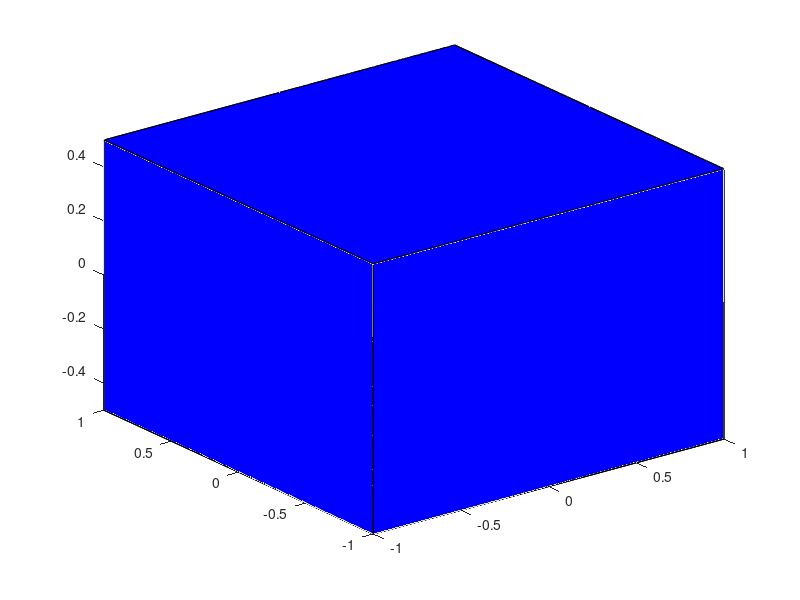

Recreate this plot in MATLAB. (Note: this script raises an error after producing the figure.)
%==========================================================================
% Tutorial Visualization
% Topic#2: Vehicle configuration in rectangle form
% Authors: M.Trifonov 
% Email: trifonov.m@yahoo.com
% Date(dd-mm-yyyy): 14-05-2022
%==========================================================================
clc; clear all; close all

% input data for the BIG rectlangle
ax1 = [-1 1];     % [x_min x_max] 
ay1 = [-1 1];     % [y_min y_max]
az1 = [-0.5 0.5]; % [z_min z_max]

% input data for the SMALL rectlangle
ax2 = [-0.5 0.5]; % [x_min x_max]
ay2 = [-1 1];     % [y_min y_max]
az2 = [-0.5 0.5]; % [z_min z_max]

% input data for the TRIANGLE
ax3 = [-0.5 0.5 0]; %[x_vert1 x_vert2 x_vert3]
ay3 = [-1 1 0];     %[y_vert1 y_vert2 y_vert3]
az3 = [-0.5 0 0];   %[z_vert1 z_vert2 z_vert3]

COG = [0 0 0]; % center of gravity of the vehicle %[COG_x COG_y COG_z]
thr  = [...
        [0.5 1 0.5]'...     %[m] %point#1
        [0.5 -1 0.5]'...    %[m] %point#2
        [-0.5 1 0]'...      %[m] %point#3
        [-0.5 -1 0]'...     %[m] %point#4
        [-0.5 1 -0.5]'...   %[m] %point#5
        [-0.5 -1 -0.5]'...  %[m] %point#6
        [0.5 0 -0.5]'...    %[m] %point#7
];
thr(1,:)=thr(1,:)+COG(1);thr(2,:)=thr(2,:)+COG(2);thr(3,:)=thr(3,:)+COG(3);

% vertices of the big rectlangle
p1=[[ax1(1) ax1(2) ax1(2) ax1(1) ax1(1) ax1(2) ax1(2) ax1(1)]+COG(1);...  
[ay1(1) ay1(1) ay1(2) ay1(2) ay1(1) ay1(1) ay1(2) ay1(2)]+COG(2);
[az1(1) az1(1) az1(1) az1(1) az1(2) az1(2) az1(2) az1(2)]+COG(3)];

%Plotting
figure(1);hold on;grid on
axis([min(p1(1,:)) max(p1(1,:)) min(p1(2,:)) max(p1(2,:)) min(p1(3,:)) max(p1(3,:))]); %+-0.2

fill3(p1(1,1:4), p1(2,1:4), p1(3,1:4), [0 0 1]);
fill3(p1(1,5:8), p1(2,5:8), p1(3,5:8), [0 0 1]);
% top and bottom planes of the big rectlangle
fill3([p1(1,1:2) p1(1,6) p1(1,5)], [p1(2,1:2) p1(2,6) p1(2,6)], [p1(3,1:2) p1(3,6) p1(3,5)], [0 0 1]);
fill3([p1(1,3:4) p1(1,8) p1(1,7)], [p1(2,3:4) p1(2,8) p1(2,7)], [p1(3,3:4) p1(3,8) p1(3,7)], [0 0 1]);
% front and back planes of the big rectlangle
fill3([p1(1,1) p1(1,4) p1(1,8) p1(1,5)], [p1(2,1) p1(2,4) p1(2,8) p1(2,5)], [p1(3,1) p1(3,4) p1(3,8) p1(3,5)], [0 0 1]);
fill3([p1(1,2:3) p1(1,7) p1(1,6)], [p1(2,2:3) p1(2,7) p1(2,6)], [p1(3,2:3) p1(3,7) p1(3,6)], [0 0 1]);
%set(gcf,'Color', [0 0 1]);
alpha(.15)

% vertices of the small rectlangle
p2=[[ax2(1) ax2(2) ax2(2) ax2(1) ax2(1) ax2(2) ax2(2) ax2(1)]+COG(1);...  
[ay2(1) ay2(1) ay2(2) ay2(2) ay2(1) ay2(1) ay2(2) ay2(2)]+COG(2);
[az2(1) az2(1) az2(1) az2(1) az2(2) az2(2) az2(2) az2(2)]+COG(3)];
% top and bottom planes of the small rectlangle
fill3(p2(1,1:4), p2(2,1:4), p2(3,1:4), [0 0 1]);
fill3(p2(1,5:8), p2(2,5:8), p2(3,5:8), [0 0 1]);
% front and back planes of the small rectlangle
fill3([p2(1,1) p2(1,4) p2(1,8) p2(1,5)], [p2(2,1) p2(2,4) p2(2,8) p2(2,5)], [p2(3,1) p2(3,4) p2(3,8) p2(3,5)], [0 0 1]);
fill3([p2(1,2:3) p2(1,7) p2(1,6)], [p2(2,2:3) p2(2,7) p2(2,6)], [p2(3,2:3) p2(3,7) p2(3,6)], [0 0 1]);
% left side and right side planes of the small rectlangle
fill3([p2(1,1:2) p2(1,6) p2(1,5)], [p2(2,1:2) p2(2,6) p2(2,6)], [p2(3,1:2) p2(3,6) p2(3,5)], [0 0 1]);
fill3([p2(1,3:4) p2(1,8) p2(1,7)], [p2(2,3:4) p2(2,8) p2(2,7)], [p2(3,3:4) p2(3,8) p2(3,7)], [0 0 1]);
fill3(p2(1,1:4), p2(2,1:4), [0 0 0 0], [0 0 1]);
xlabel('x');ylabel('y');zlabel('z');
% triangle
fill3([ax3(1) ax3(1) ax3(2)], [ay3(1) ay3(2) ay3(3)],[az3(1) az3(1) az3(1)], [1 0 0]);
alpha(.15)

% text labels
plot3(thr(1,:),thr(2,:),thr(3,:),'or','LineWidth',3)
text(thr(1,1),thr(2,1),thr(3,1)+0.05,'1 - first'); 
text(thr(1,2),thr(2,2),thr(3,2)+0.05,'2 - second'); 
text(thr(1,3),thr(2,3),thr(3,3)+0.05,'3 - third'); 
text(thr(1,4),thr(2,4),thr(3,4)+0.05,'4 - fourth'); 
text(thr(1,5),thr(2,5),thr(3,5)+0.05,'5 - fifth'); 
text(thr(1,6),thr(2,6),thr(3,6)+0.05,'6 - sixth'); 
text(thr(1,7),thr(2,7),thr(3,6)+0.05,'7 - seventh'); 
% set(gca, 'Ydir', 'reverse')
% set(gca, 'Zdir', 'reverse')

% axes of the coordinate system
plot3([0 max(p1(1,:))], [0 0], [0 0],'LineWidth',2)
plot3([0 0], [0 max(p1(2,:))], [0 0],'LineWidth',2)
plot3([0 0], [0 0], [0 max(p1(3,:))],'LineWidth',2)
view(12.72,22.0504); %[caz,cel]=view()
